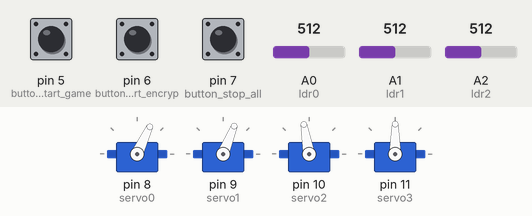
This sketch was run on a simulated Arduino Uno, built with avr-gcc and run on an emulated ATmega328P. Parts: 4 × servo. Inputs (shaded band) come from the test bench; at power-on: pin 5 (button_start_game) LOW, A0 (ldr0) = 512, pin 7 (button_stop_all) LOW, A1 (ldr1) = 512, pin 6 (button_start_encryp) LOW, A2 (ldr2) = 512.

Above: at 1.2 s.
1.3 s: pin 5 (button_start_game) pulled HIGH for 0.15 s
At 1.37 s:
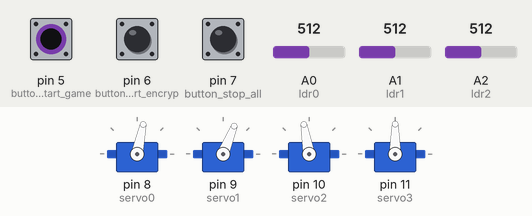
4.3 s: A0 (ldr0) set to 482
At 7.2 s:
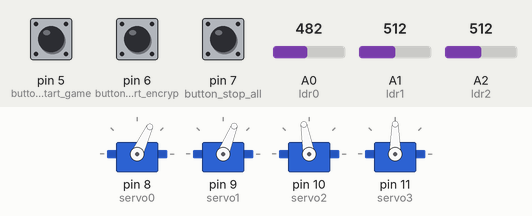
7.3 s: pin 7 (button_stop_all) pulled HIGH for 0.15 s
At 7.9 s:
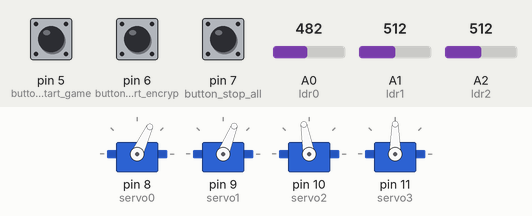
8.9 s: pin 5 (button_start_game) pulled HIGH for 1 s
At 8.97 s:
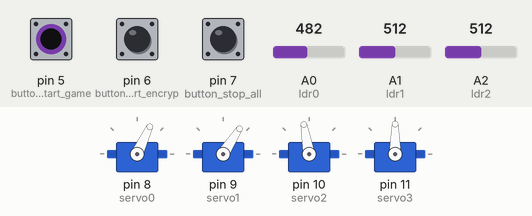
11.9 s: A1 (ldr1) set to 482
At 11.98 s:
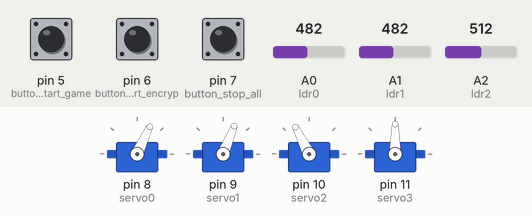
14.9 s: A1 (ldr1) set to 510
At 14.98 s:
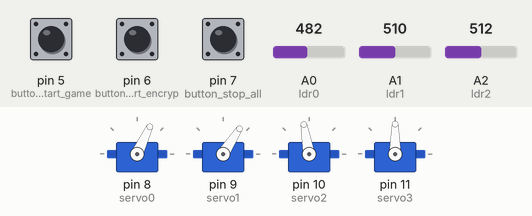
Timing chart, 0 to 18.9 s (numbered marks = the images above; inputs shaded):
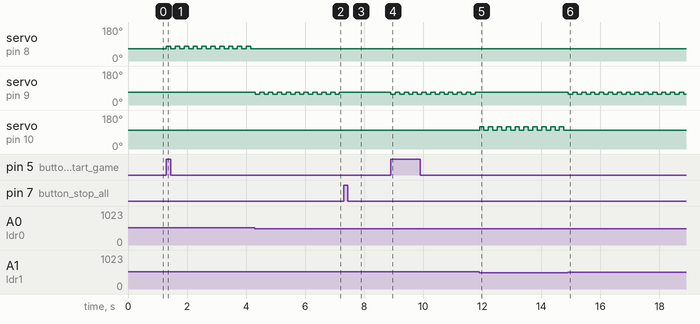

The sketch:

Piano_Tile_Project_v2.ino
```cpp
#include <Servo.h>

// call the all of LDR
int ldr0 = 0;
int ldr1 = 1;
int ldr2 = 2;
int ldr3 = 3;

// call all of servo
Servo servo0;
Servo servo1;
Servo servo2;
Servo servo3;

// call all of button
const int  button_start_game = 5;
const int  button_start_encryp = 6;
const int  button_stop_all = 7;

//state of button
int start_game = 0;
int start_encryp = 0;

// call othor varable
/*int a = 0; // count the encrypt to 3
int t_encrytp = 950; // delay for encrypt
int data[3]; //
int input[3]; //
int num = 0; //
int let[27][3] = {{1,2,1},{1,2,3},{1,2,4},{1,3,1},
                  {1,3,2},{1,3,4},{1,4,1},{1,4,2},
                  {1,4,3},{2,1,2},{2,1,3},{2,1,4},
                  {2,3,1},{2,3,2},{2,3,4},{2,4,1},
                  {2,4,2},{2,4,3},{3,1,2},{3,1,3},
                  {3,1,4},{3,2,1},{3,2,3},{3,2,4},
                  {4,1,2},{4,1,3},{4,1,4}};
char letter[27] = {'A','B','C','D','E','F','G','H','I','J','K','L','M','N','O','P','Q','R','S','T','U','V','W','X','Y','Z',' '};
/*=========================================================================*/

void setup()
{
  // call port servo
  servo0.attach(8);
  servo1.attach(9);
  servo2.attach(10);
  servo3.attach(11);

  // set Default servo
  servo0.write(65);
  servo1.write(68);
  servo2.write(100);
  servo3.write(90);

  // set button as input
  pinMode(button_start_game, INPUT);
  pinMode(button_start_encryp, INPUT);
  pinMode(button_stop_all, INPUT);
}
/*============================================================================*/
void loop()
{
  // when you press putton [set the button]
  if (digitalRead(button_start_game) == HIGH){
    if (start_game == 0){
      start_game = 1;
    }
  }
  else if (digitalRead(button_start_encryp) == HIGH){
    if (start_encryp = 0){
      start_encryp = 1;
    }
  }
  //this button can stop all mode
  else if (digitalRead(button_stop_all) == HIGH){
    if (start_game == 1 || start_encryp == 1){
      start_game = 0;
      start_encryp = 0;
    }
  }
  //mode game
  if (start_game == 1){
    game_mode();
  }
  else if (start_encryp == 1){
    encryp_mode();
  }
  else if (start_game == 0 || start_encryp == 0){
    wait_mode();
  }
}
/*===========================================================================*/

// Game Mode
void game_mode()
{
  servo0.write(65);
  servo1.write(68);
  servo2.write(100);
  servo3.write(90);
  if (analogRead(ldr0) > 500){
    servo0.write(78);
    delay(150);
    servo0.write(65);
    delay(150);
    /*if (analogRead(ldr0) <= 400){
      servo0.write(110);
      delay(200);
    }*/
  }

  else if  (analogRead(ldr1) > 500){
    servo1.write(57);
    delay(150);
    servo1.write(68);
    delay(150);
    /*if (analogRead(ldr1) <= 400){
      servo1.write(68);
      delay(200);
    }*/
  }

  else if (analogRead(ldr2) > 500){
    servo2.write(117);
    delay(150);
    servo2.write(100);
    delay(150);
    /*if (analogRead(ldr2) <= 440){
      servo2.write(100);
      delay(200);
    }*/
  }
  else if (analogRead(ldr3) > 500){
    servo3.write(72);
    delay(150);
    servo3.write(90);
    delay(150);
    /*if (analogRead(ldr3) <= 500){
      servo3.write(90);
      delay(200);
    }*/
  }
}
/*=============================================================================*/
void encryp_mode(){
  int a = 0; // count the encrypt to 3
  int t_encrytp = 950; // delay for encrypt
  int data[3]; //
  int input[3]; //
  int num = 0; //
  int let[27][3] = {{1,2,1},{1,2,3},{1,2,4},{1,3,1},
                    {1,3,2},{1,3,4},{1,4,1},{1,4,2},
                    {1,4,3},{2,1,2},{2,1,3},{2,1,4},
                    {2,3,1},{2,3,2},{2,3,4},{2,4,1},
                    {2,4,2},{2,4,3},{3,1,2},{3,1,3},
                    {3,1,4},{3,2,1},{3,2,3},{3,2,4},
                    {4,1,2},{4,1,3},{4,1,4}};
  char letter[27] = {'A','B','C','D','E','F','G','H','I','J','K','L','M','N','O','P','Q','R','S','T','U','V','W','X','Y','Z',' '};
  a = a+1;
  if (analogRead(ldr0) > 500){
    data[a] = 1;
    delay(t_encrytp);
  }
  else if (analogRead(ldr1) > 500){
    data[a] = 2;
    delay(t_encrytp);
  }
  else if (analogRead(ldr2) > 500){
    data[a] = 3;
    delay(t_encrytp);
  }
  else if (analogRead(ldr3) > 500){
    data[a] = 4;
    delay(t_encrytp);
  }
  if (a == 3){
    for (int i=0;i<26;i++){
      int count = 0;
      for (int j=0;j<3;j++){
        if (data[j] == let[i][j]){
          count += 1;
        }
      }
      if (count == 3){
        printf("%c",letter[num]);
      }
      else{
        num+=1;
      }
    }
  }
}
/*===========================================================================*/
void wait_mode(){
  servo0.write(65);
  servo1.write(68);
  servo2.write(100);
  servo3.write(90);
}
```

Measured:
- the behaviour switches between 501 and 500 on A0 (ldr0) (found by bisection; images 1 and 2)
- the behaviour switches between 501 and 500 on A1 (ldr1) (found by bisection; images 4 and 5)
- after the input at 1.3 s, servo on pin 8 (servo0): alternates 78° for 0.15 s and 65° for 0.15 s, starting at once
- after the input at 4.3 s, servo on pin 8 (servo0): stops changing and stays 65°; servo on pin 9 (servo1): alternates 68° for 0.15 s and 57° for 0.15 s, starting at once
- after the input at 7.3 s, servo on pin 9 (servo1): stops changing and stays 68°
- after the input at 8.9 s, servo on pin 9 (servo1): alternates 68° for 0.15 s and 57° for 0.15 s, starting at once
- after the input at 11.9 s, servo on pin 9 (servo1): stops changing and stays 68°; servo on pin 10 (servo2): alternates 117° for 0.15 s and 100° for 0.15 s, starting at once
- after the input at 14.9 s, servo on pin 9 (servo1): alternates 68° for 0.15 s and 57° for 0.15 s, starting at once; servo on pin 10 (servo2): stops changing and stays 100°
